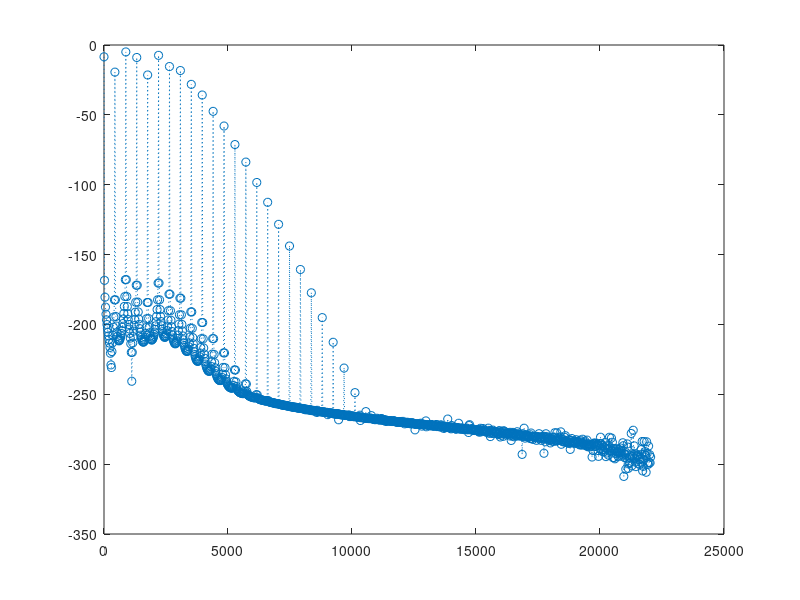

This chart was generated by the following MATLAB code: (Note: this script raises an error after producing the figure.)
clear variables;
close all;

modfm = @(t,fc,fm,I) exp(I*cos(2*pi*fm.*t)).*cos(2*pi*fc.*t);
classicfm = @(t,fc,fm,I) cos(2*pi*fc.*t + I*sin(2*pi*fm.*t));
trapezoid = @(x,a,b,c,d) max(min(min((x-a)./(b-a),1),(d-x)./(d-c)),0);

fc = 440;
fm = 440;
I = 2;

nharm = 10;
fs = 44100;
dur_sec = 2.0;

t = 0:1/fs:dur_sec-1/fs;
N = length(t);


I = 5;
figure;

c1 = classicfm(t,fc,fm,I);
m1 = modfm(t,fc,fm,I).*exp(-I);
[cpxx, ~] = periodogram(c1,hann(N),441*5,fs);
[mpxx, f] = periodogram(m1,hann(N),441*5,fs);

p1 = plot(f, 10*log10(cpxx), "o:");
p1.LineWidth = 1;
p1.MarkerSize = 5;
hold on;
p2 = plot(f, 10*log10(mpxx), ".:");
p2.LineWidth = 2;
p2.MarkerSize = 20;
xlabel("Frequency (kHz)");
ylabel("Power/frequency (dB/Hz)");
title("Power Spectral Density, f_m=440Hz, k=1, I=5");
legend(["ClassicFM" "ModFM"])
xlim([0 10000]);


%%
% I = 10;
% figure;
% periodogram(m2,hann(N),441*5,fs);
% title("Power Spectral Density of m_2");
% xlim([0 10]);

I = 2;
w1 = trapezoid(t,0,0.1,0.3,1.7);
m1 = modfm(t,1*fm,fm,I).*exp(-I);
figure; spectrogram(m1,441,220,441*5,fs);

I = 8;
w2 = trapezoid(t,0.3,1.7,1.9,2.0);
m2 = modfm(t,5*fm,fm,I).*exp(-I);
figure; spectrogram(m2,441,220,441*5,fs);

%%
figure;
spectrogram(sin(2*pi*fm.*t),441,220,441*5,fs);
xlim([0 8]);
title("Spectrogram of Modulator Tone: sin(2*pi*f_m.*t), f_m=440Hz");
audiowrite("demo1.mp4",sin(2*pi*fm.*t),fs);


figure;
spectrogram(m1,441,220,441*5,fs);
xlim([0 8]);
title(["Spectrogram of x_1(t) = e^{I_1 cos(2\pi f_m t)} cos(2\pi k_1 f_m t),",
"f_m=440Hz, k_1=1, I_1=2"]);
audiowrite("demo2.mp4",m1,fs);

figure;
spectrogram(m2,441,220,441*5,fs);
xlim([0 8]);
title(["Spectrogram of x_2(t) = e^{I_2 cos(2\pi f_m t)} cos(2\pi k_2 f_m t),",
"f_m=440Hz, k_2=5, I_2=8"]);
audiowrite("demo3.mp4",m2,fs);

figure; plot(t, [w1' w2']);
legend(["w_1(t)", "w_2(t)"]);
xlabel("Time (s)");
ylim([0, 1.5]);
ylabel("Envelope");

m1m2 = m1.*w1 + m2.*w2;
figure; spectrogram(m1m2,441,220,441*5,fs);
title("Spectrogram of Synthesized Sound: s(t) = w_1(t)x_1(t)+w_2(t)x_2(t)");
xlim([0 8]);
sound(m1m2,fs)
audiowrite("demo4.mp4",m1m2,fs);


% I = 5;
% figure;
% subplot(2,1,1);
% stem(f/fc,normspec(modfm(t,fc,fm,I)));
% subplot(2,1,2);
% stem(f/fc,normspec(classicfm(t,fc,fm,I)));
% 
% 
% I = 10;
% figure;
% subplot(2,1,1);
% stem(f/fc,normspec(modfm(t,fc,fm,I)));
% subplot(2,1,2);
% stem(f/fc,normspec(classicfm(t,fc,fm,I)));

% fs = 44000;
% duration = 2;
% N = fs*duration;
% t = (0:N-1)*(1/fs);
% f = fs*(0:(N/2))/N;

% example = modfm(t,440,440,20)/exp(20)/3 ...
%     + modfm(t,880,440,3)/exp(3)/3 ...
%     + modfm(t,1320,440,4)/exp(4)/3;
% figure; plot(example);
% figure; stem(f/fm,normspec(example));
% sound(example,fs);


function spec = normspec(x)
    spec = fft(x);
    spec = spec(1:length(x)/2+1);
    spec = spec./sum(spec);
end